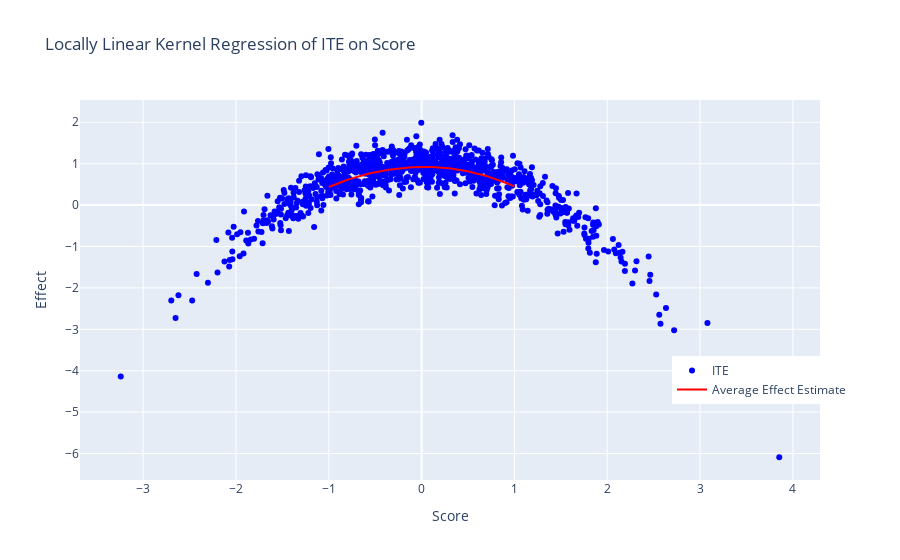

Write notebook code for a chart like this one.
### Markdown cell above
### Oracle Values and Comparisons

### Code cell
ite = data_dict['oracle_values']['Y1'] - data_dict['oracle_values']['Y0']
score = data_dict['score']

oracle_model = KernelReg(endog=ite, exog=score, reg_type='ll', var_type='c', ckertype='gaussian')

score_grid = np.linspace(-1, 1, 100)
oracle_effects, _ = oracle_model.fit(score_grid)


scatter = go.Scatter(
    x=score,
    y=ite,
    mode='markers',
    name='ITE',
    marker=dict(color='blue')
)
line = go.Scatter(
    x=score_grid,
    y=oracle_effects,
    mode='lines',
    name='Average Effect Estimate',
    line=dict(color='red')
)


fig = go.Figure(data=[scatter, line])
fig.update_layout(
    title='Locally Linear Kernel Regression of ITE on Score',
    xaxis_title='Score',
    yaxis_title='Effect',
    legend=dict(x=0.8, y=0.2)
)

fig.show()

### Figure 1 — Plotly figure (JSON) as saved in the notebook; plotly's stock layout.template omitted (floating-point values rounded to 4 significant figures; data arrays with more than 128 entries replaced by an {"elided": "..."} marker saying what was removed)
{"data": [{"marker": {"color": "blue"}, "mode": "markers", "name": "ITE", "type": "scatter", "x": {"elided": "1000 float values"}, "y": {"elided": "1000 float values"}}, {"line": {"color": "red"}, "mode": "lines", "name": "Average Effect Estimate", "type": "scatter", "x": [-1, -0.9798, -0.9596, -0.9394, -0.9192, -0.899, -0.8788, -0.8586, -0.8384, -0.8182, -0.798, -0.7778, -0.7576, -0.7374, -0.7172, -0.697, -0.6768, -0.6566, -0.6364, -0.6162, -0.596, -0.5758, -0.5556, -0.5354, -0.5152, -0.4949, -0.4747, -0.4545, -0.4343, -0.4141, -0.3939, -0.3737, -0.3535, -0.3333, -0.3131, -0.2929, -0.2727, -0.2525, -0.2323, -0.2121, -0.1919, -0.1717, -0.1515, -0.1313, -0.1111, -0.09091, -0.07071, -0.05051, -0.0303, -0.0101, 0.0101, 0.0303, 0.05051, 0.07071, 0.09091, 0.1111, 0.1313, 0.1515, 0.1717, 0.1919, 0.2121, 0.2323, 0.2525, 0.2727, 0.2929, 0.3131, 0.3333, 0.3535, 0.3737, 0.3939, 0.4141, 0.4343, 0.4545, 0.4747, 0.4949, 0.5152, 0.5354, 0.5556, 0.5758, 0.596, 0.6162, 0.6364, 0.6566, 0.6768, 0.697, 0.7172, 0.7374, 0.7576, 0.7778, 0.798, 0.8182, 0.8384, 0.8586, 0.8788, 0.899, 0.9192, 0.9394, 0.9596, 0.9798, 1], "y": [0.4368, 0.4562, 0.4751, 0.4937, 0.5118, 0.5296, 0.5469, 0.5639, 0.5804, 0.5964, 0.6121, 0.6274, 0.6422, 0.6566, 0.6706, 0.6841, 0.6973, 0.71, 0.7223, 0.7343, 0.7458, 0.7569, 0.7676, 0.778, 0.7879, 0.7975, 0.8067, 0.8156, 0.824, 0.8321, 0.8399, 0.8473, 0.8543, 0.861, 0.8674, 0.8734, 0.879, 0.8844, 0.8893, 0.894, 0.8982, 0.9022, 0.9058, 0.909, 0.9119, 0.9144, 0.9166, 0.9184, 0.9199, 0.9209, 0.9216, 0.922, 0.9219, 0.9214, 0.9206, 0.9194, 0.9177, 0.9157, 0.9132, 0.9104, 0.9071, 0.9034, 0.8993, 0.8948, 0.8898, 0.8844, 0.8786, 0.8724, 0.8657, 0.8587, 0.8512, 0.8432, 0.8349, 0.8261, 0.8169, 0.8073, 0.7972, 0.7868, 0.7759, 0.7645, 0.7528, 0.7407, 0.7281, 0.7151, 0.7017, 0.6878, 0.6736, 0.6589, 0.6438, 0.6283, 0.6124, 0.596, 0.5792, 0.5621, 0.5444, 0.5264, 0.508, 0.4892, 0.4699, 0.4503]}], "layout": {"legend": {"x": 0.8, "y": 0.2}, "title": {"text": "Locally Linear Kernel Regression of ITE on Score"}, "xaxis": {"title": {"text": "Score"}}, "yaxis": {"title": {"text": "Effect"}}}}
